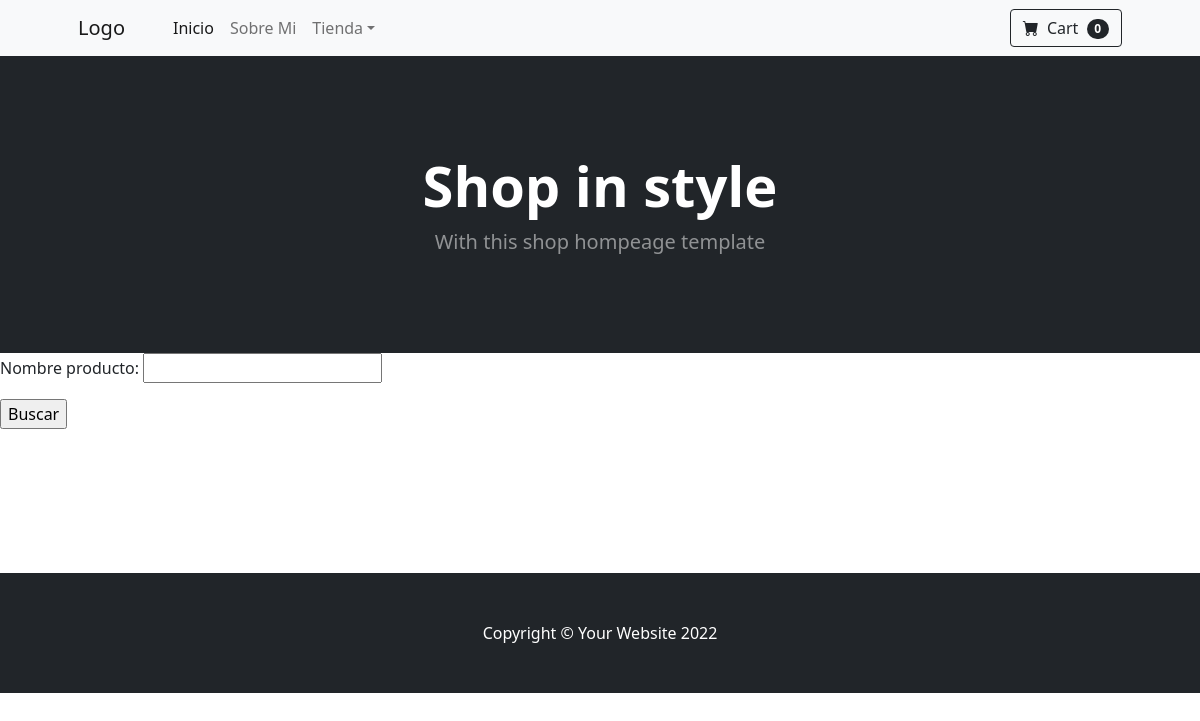
/productos/inicio/, run on an earlier commit of the app's database.
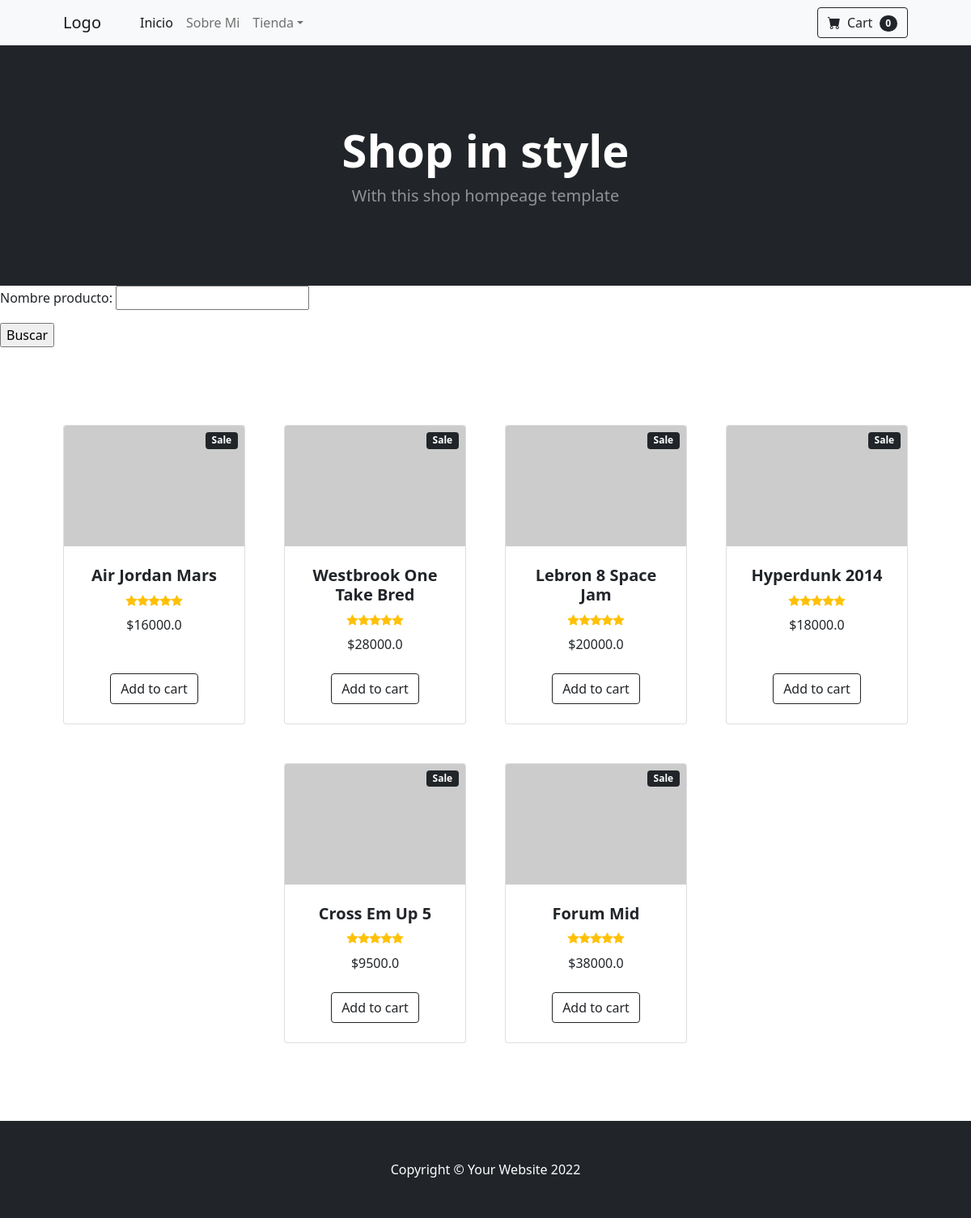
And on a later commit of the database.
### productos/models.py (models this page shows)
class Zapatilla(models.Model):
    nombre = models.CharField(max_length=150)
    marca = models.CharField(max_length=150)
    precio = models.FloatField()

### productos/views.py (the view)
# urls.py: path("inicio/", index, name="productos_inicio"),
def index(request):
    listado_productos = Zapatilla.objects.all()
    if request.GET.get("nombre_producto"):
        formulario = formulariobusqueda(request.GET)
        if formulario.is_valid():
            data = formulario.cleaned_data
            listado_productos = listado_productos.filter(nombre__icontains = data["nombre_producto"])
        return render(request, "productos/index.html", {"productos": listado_productos})
    else:
        formulario = formulariobusqueda()
        return render(request, "productos/index.html", {"productos": listado_productos, "formulario": formulario})

### productos/forms.py
class formulariobusqueda(Form):
    nombre_producto = CharField(max_length=150)

### productos/templates/productos/index.html
{% extends "productos/productos.html" %}
{% block listado_productos %}
    {% for Zapatilla in productos %}
        <div class="col mb-5">
            <div class="card h-100">
                <div class="badge bg-dark text-white position-absolute" style="top: 0.5rem; right: 0.5rem">Sale</div>
                <img class="card-img-top" src="https://dummyimage.com/450x300/dee2e6/6c757d.jpg" alt="..." />
                <div class="card-body p-4">
                    <div class="text-center">
                        <h5 class="fw-bolder">{{Zapatilla.nombre}}</h5>
                        <div class="d-flex justify-content-center small text-warning mb-2">
                            <div class="bi-star-fill"></div>
                            <div class="bi-star-fill"></div>
                            <div class="bi-star-fill"></div>
                            <div class="bi-star-fill"></div>
                            <div class="bi-star-fill"></div>
                        </div>
                        ${{Zapatilla.precio}}
                    </div>
                </div>
                <div class="card-footer p-4 pt-0 border-top-0 bg-transparent">
                    <div class="text-center"><a class="btn btn-outline-dark mt-auto" href="#">Add to cart</a></div>
                </div>
            </div>
        </div>
    {% endfor Zapatilla in productos %}
{% endblock listado_productos %}

### productos/templates/productos/productos.html (shortened to what this page needs)
<!DOCTYPE html>
<html lang="en">
    <head>
        {% load static %}
        <link href="https://cdn.jsdelivr.net/npm/bootstrap-icons@1.5.0/font/bootstrap-icons.css" rel="stylesheet" />
        <link href="{% static 'productos/css/styles.css' %}" rel="stylesheet" />
    </head>
    <body>
        <nav class="navbar navbar-expand-lg navbar-light bg-light">
            <div class="container px-4 px-lg-5">
                <a class="navbar-brand" href="#!">Logo</a>
                <div class="collapse navbar-collapse" id="navbarSupportedContent">
                    <ul class="navbar-nav me-auto mb-2 mb-lg-0 ms-lg-4">
                        <li class="nav-item"><a class="nav-link active" aria-current="page" href="#!">Inicio</a></li>
                        <li class="nav-item"><a class="nav-link" href="#!">Sobre Mi</a></li>
                        <li class="nav-item dropdown">
                            <a class="nav-link dropdown-toggle" id="navbarDropdown" href="#" role="button" data-bs-toggle="dropdown" aria-expanded="false">Tienda</a>
                        </li>
                    </ul>
                    <form class="d-flex">
                        <button class="btn btn-outline-dark" type="submit">
                            <i class="bi-cart-fill me-1"></i>
                            Cart
                            <span class="badge bg-dark text-white ms-1 rounded-pill">0</span>
                        </button>
                    </form>
                </div>
            </div>
        </nav>
        <header class="bg-dark py-5">
            <div class="container px-4 px-lg-5 my-5">
                <div class="text-center text-white">
                    <h1 class="display-4 fw-bolder">Shop in style</h1>
                    <p class="lead fw-normal text-white-50 mb-0">With this shop hompeage template</p>
                </div>
            </div>
        </header>
        <div>
            <form method="get">
                {{ formulario.as_p }}
                <input type="submit" value="Buscar">
            </form>
        </div>
        <section class="py-5">
            <div class="container px-4 px-lg-5 mt-5">
                <div class="row gx-4 gx-lg-5 row-cols-2 row-cols-md-3 row-cols-xl-4 justify-content-center">
                    {% block listado_productos %}
                    {% endblock listado_productos %}
                </div>
            </div>
        </section>
        <footer class="py-5 bg-dark">
            <div class="container"><p class="m-0 text-center text-white">Copyright &copy; Your Website 2022</p></div>
        </footer>
    </body>
</html>

What changed in the data, as far as the page shows it:
added Zapatilla: nombre "Air Jordan Mars", precio "16000.0"
added Zapatilla: nombre "Westbrook One Take Bred", precio "28000.0"
added Zapatilla: nombre "Lebron 8 Space Jam", precio "20000.0"
added Zapatilla: nombre "Hyperdunk 2014", precio "18000.0"
added Zapatilla: nombre "Cross Em Up 5", precio "9500.0"
added Zapatilla: nombre "Forum Mid", precio "38000.0"
